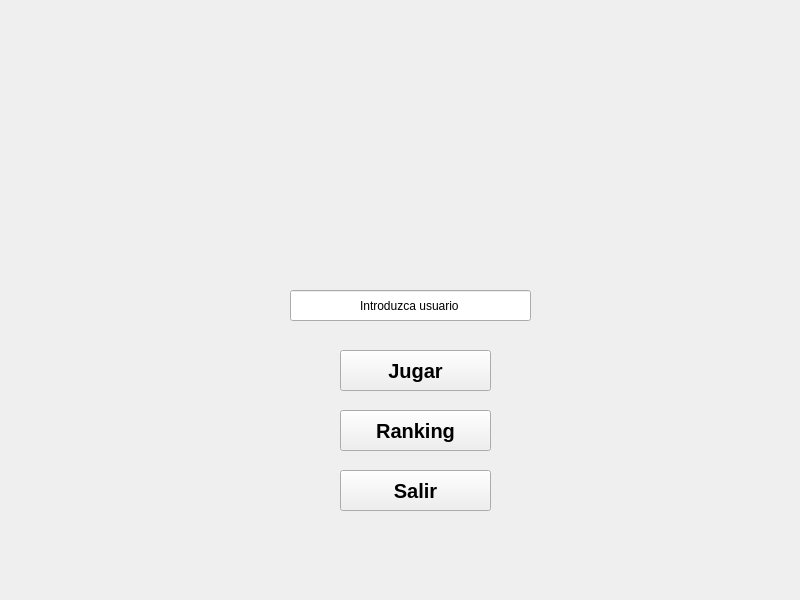
<?xml version="1.0" encoding="UTF-8"?>
<ui version="4.0">
 <class>MainWindow</class>
 <widget class="QMainWindow" name="MainWindow">
  <property name="geometry">
   <rect>
    <x>0</x>
    <y>0</y>
    <width>800</width>
    <height>600</height>
   </rect>
  </property>
  <property name="minimumSize">
   <size>
    <width>800</width>
    <height>600</height>
   </size>
  </property>
  <property name="maximumSize">
   <size>
    <width>800</width>
    <height>600</height>
   </size>
  </property>
  <property name="windowTitle">
   <string>MainWindow</string>
  </property>
  <widget class="QWidget" name="centralwidget">
   <widget class="QLabel" name="label_fondo">
    <property name="geometry">
     <rect>
      <x>0</x>
      <y>0</y>
      <width>800</width>
      <height>600</height>
     </rect>
    </property>
    <property name="text">
     <string/>
    </property>
    <property name="pixmap">
     <pixmap>../sprites/Fondos/fondoMenu.png</pixmap>
    </property>
    <property name="scaledContents">
     <bool>true</bool>
    </property>
   </widget>
   <widget class="QLabel" name="label_logo">
    <property name="geometry">
     <rect>
      <x>250</x>
      <y>50</y>
      <width>321</width>
      <height>191</height>
     </rect>
    </property>
    <property name="text">
     <string/>
    </property>
    <property name="pixmap">
     <pixmap>../sprites/Elementos de juego/logo.png</pixmap>
    </property>
   </widget>
   <widget class="QPushButton" name="pushButton_jugar">
    <property name="geometry">
     <rect>
      <x>340</x>
      <y>350</y>
      <width>151</width>
      <height>41</height>
     </rect>
    </property>
    <property name="minimumSize">
     <size>
      <width>151</width>
      <height>41</height>
     </size>
    </property>
    <property name="maximumSize">
     <size>
      <width>151</width>
      <height>41</height>
     </size>
    </property>
    <property name="font">
     <font>
      <pointsize>15</pointsize>
      <weight>75</weight>
      <bold>true</bold>
     </font>
    </property>
    <property name="text">
     <string>Jugar</string>
    </property>
   </widget>
   <widget class="QPushButton" name="pushButton_ranking">
    <property name="geometry">
     <rect>
      <x>340</x>
      <y>410</y>
      <width>151</width>
      <height>41</height>
     </rect>
    </property>
    <property name="minimumSize">
     <size>
      <width>151</width>
      <height>41</height>
     </size>
    </property>
    <property name="maximumSize">
     <size>
      <width>151</width>
      <height>41</height>
     </size>
    </property>
    <property name="font">
     <font>
      <pointsize>15</pointsize>
      <weight>75</weight>
      <bold>true</bold>
     </font>
    </property>
    <property name="text">
     <string>Ranking</string>
    </property>
   </widget>
   <widget class="QPushButton" name="pushButton_salir">
    <property name="geometry">
     <rect>
      <x>340</x>
      <y>470</y>
      <width>151</width>
      <height>41</height>
     </rect>
    </property>
    <property name="minimumSize">
     <size>
      <width>151</width>
      <height>41</height>
     </size>
    </property>
    <property name="maximumSize">
     <size>
      <width>151</width>
      <height>41</height>
     </size>
    </property>
    <property name="font">
     <font>
      <pointsize>15</pointsize>
      <weight>75</weight>
      <bold>true</bold>
     </font>
    </property>
    <property name="text">
     <string>Salir</string>
    </property>
   </widget>
   <widget class="QLineEdit" name="lineEdit">
    <property name="geometry">
     <rect>
      <x>290</x>
      <y>290</y>
      <width>241</width>
      <height>31</height>
     </rect>
    </property>
    <property name="text">
     <string>Introduzca usuario</string>
    </property>
    <property name="alignment">
     <set>Qt::AlignCenter</set>
    </property>
   </widget>
  </widget>
 </widget>
 <resources/>
 <connections/>
</ui>
